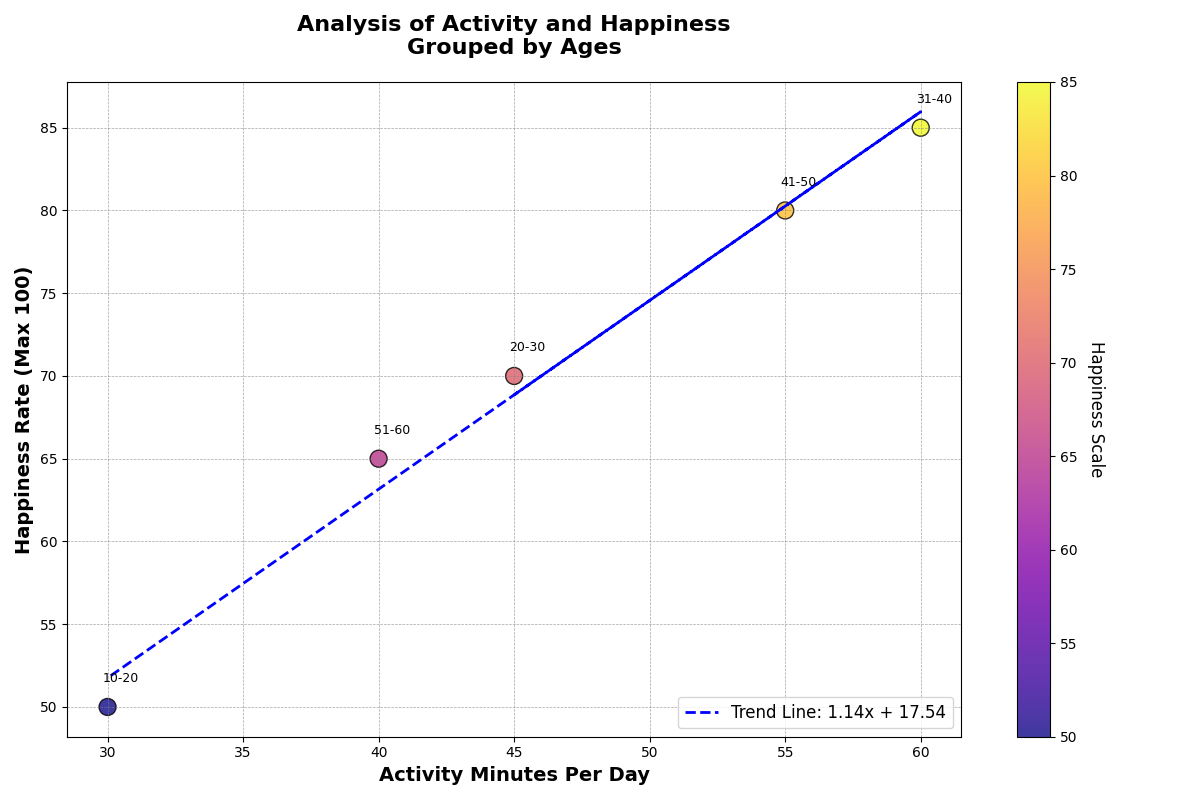

This figure's Python source:
import matplotlib.pyplot as plt
import numpy as np

age_groups = np.array(['20-30', '31-40', '41-50', '51-60', '10-20'])
physical_activity_level = np.array([45, 60, 55, 40, 30])
happiness_index = np.array([70, 85, 80, 65, 50])

fig, ax = plt.subplots(figsize=(12, 8))
scatter = ax.scatter(physical_activity_level, happiness_index, c=happiness_index, cmap='plasma', s=150, edgecolor='black', alpha=0.8)

for i, age in enumerate(age_groups):
    ax.annotate(age, (physical_activity_level[i] + 0.5, happiness_index[i] + 1.5), fontsize=9, ha='center')

coefficients = np.polyfit(physical_activity_level, happiness_index, 1)
poly_eqn = np.poly1d(coefficients)
trendline = poly_eqn(physical_activity_level)
ax.plot(physical_activity_level, trendline, linestyle='--', color='blue', linewidth=2, label=f'Trend Line: {coefficients[0]:.2f}x + {coefficients[1]:.2f}')

ax.set_xlabel('Activity Minutes Per Day', fontsize=14, fontweight='semibold')
ax.set_ylabel('Happiness Rate (Max 100)', fontsize=14, fontweight='semibold')
ax.set_title('Analysis of Activity and Happiness\nGrouped by Ages', fontsize=16, fontweight='bold', pad=20)

ax.grid(True, linestyle='--', linewidth=0.5, alpha=0.7, color='grey')

cbar = plt.colorbar(scatter, ax=ax)
cbar.set_label('Happiness Scale', rotation=270, labelpad=20, fontsize=12)

ax.legend(loc='lower right', fontsize=12, frameon=True)

plt.tight_layout()
plt.show()
